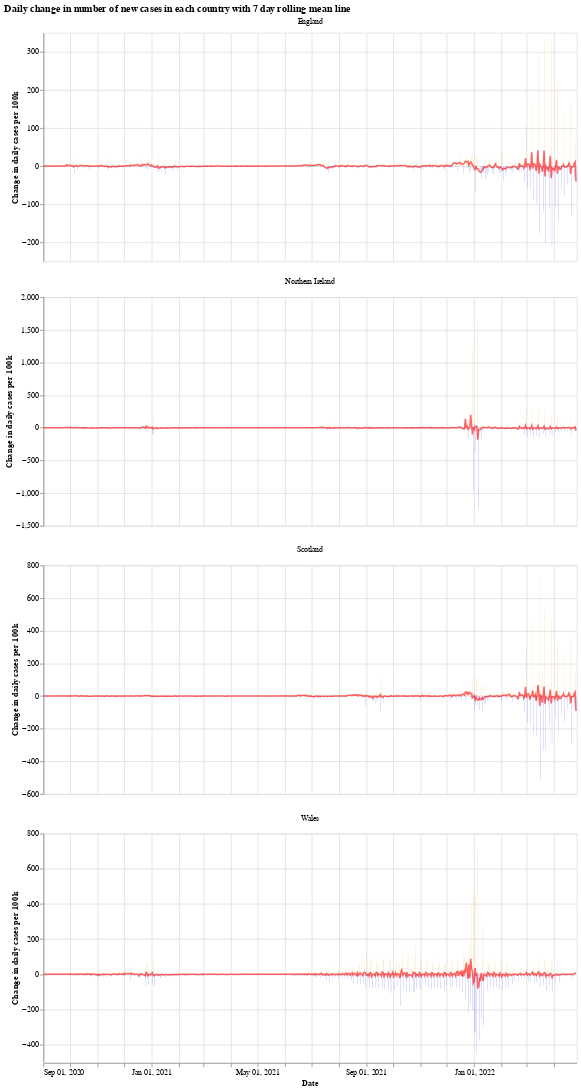

Notebook code for this chart:
### Markdown cell above
We will use the Python library `Altair` for visualising the data, see the [altair docs](https://altair-viz.github.io/) for more information.

First we have a graph which shows the daily change in the number of new cases for each country. This number jumps up and down all over the place, which is likely due to delay in reporting of new cases over the weekend. Another interesting thing is that it looks like the daily cases in Wales experienced a much shorter period of calm over the summer (calm in the sense of daily cases not jumping up and down).

The orange bars are days when the number of new cases (per 100k population) was more than the previous day, while the blue are days when the number of new cases dropped. The red line is the 7 day moving average. 

When the moving average line is below 0, it means that there is a consistent drop in new cases. We can see this clearly happening around the times that lockdowns were introduced (though, to varying degrees). I will update the graphs soon with a marker of when each lockdown started.

### Code cell
# collapse
import altair as alt

bars = alt.Chart(uk_cases).mark_bar().encode(
    x=alt.X("yearmonthdate(date):T", axis=alt.Axis(title='Date')),
    y=alt.Y("casesChangeRate:Q", axis=alt.Axis(title='Change in daily cases per 100k')),
    tooltip='casesChange',
    color=alt.condition(
        alt.datum.casesChangeRate > 0,
        alt.value("orange"),  # The positive color
        alt.value("blue")  # The negative color
    )
).properties(title='Daily change in number of new cases with 7 day rolling mean',width=700).interactive()

line = alt.Chart(uk_cases).mark_line(
    color='red',
    size=2,
    opacity=0.6
).transform_window(
    rolling_mean='mean(casesChangeRate)',
    frame=[0, 7],
    groupby=['areaName']
).encode(
    x='yearmonthdate(date):T',
    y='rolling_mean:Q'
)

alt.layer(bars, line, data=uk_cases).facet(alt.Column(
    'areaName', title=''), columns=1).resolve_scale(y='independent').properties(title='Daily change in number of new cases in each country with 7 day rolling mean line')

### Figure 1 — Vega-Lite specification as saved in the notebook (floating-point values rounded to 4 significant figures; data arrays with more than 128 entries replaced by an {"elided": "..."} marker saying what was removed)
{"config": {"view": {"continuousWidth": 400, "continuousHeight": 300}}, "data": {"name": "data-f8f9d6695a1fc92ca6ae34fd34a0b359"}, "facet": {"type": "nominal", "field": "areaName", "title": ""}, "spec": {"layer": [{"mark": "bar", "encoding": {"color": {"condition": {"value": "orange", "test": "(datum.casesChangeRate > 0)"}, "value": "blue"}, "tooltip": {"type": "quantitative", "field": "casesChange"}, "x": {"type": "temporal", "axis": {"title": "Date"}, "field": "date", "timeUnit": "yearmonthdate"}, "y": {"type": "quantitative", "axis": {"title": "Change in daily cases per 100k"}, "field": "casesChangeRate"}}, "selection": {"selector001": {"type": "interval", "bind": "scales", "encodings": ["x", "y"]}}, "title": "Daily change in number of new cases with 7 day rolling mean", "width": 700}, {"mark": {"type": "line", "color": "red", "opacity": 0.6, "size": 2}, "encoding": {"x": {"type": "temporal", "field": "date", "timeUnit": "yearmonthdate"}, "y": {"type": "quantitative", "field": "rolling_mean"}}, "transform": [{"window": [{"op": "mean", "field": "casesChangeRate", "as": "rolling_mean"}], "frame": [0, 7], "groupby": ["areaName"]}]}]}, "columns": 1, "resolve": {"scale": {"y": "independent"}}, "title": "Daily change in number of new cases in each country with 7 day rolling mean line", "$schema": "https://vega.github.io/schema/vega-lite/v4.8.1.json", "datasets": {"data-f8f9d6695a1fc92ca6ae34fd34a0b359": {"elided": "2412 records"}}}
